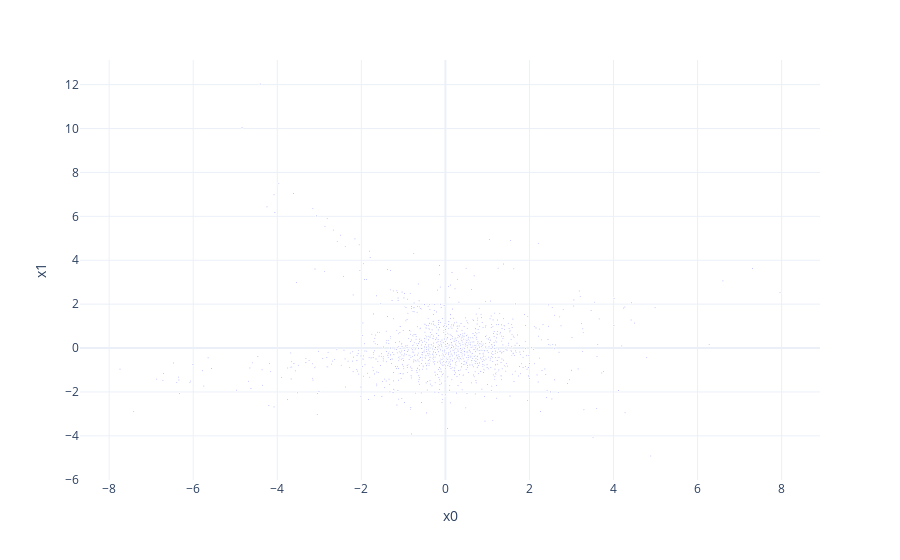

The cell this chart's notebook holds for it:
### Code cell
import plotly.express as px 
fig = px.scatter(embedding_df, 
                 x = "x0", 
                 y = "x1", 
                 size = list(np.ones(len(embedding_df))),
                 size_max = 2,
                 hover_name = "word")

fig.show()

### Figure 1 — Plotly figure (JSON) as saved in the notebook; plotly's stock layout.template omitted (floating-point values rounded to 4 significant figures; data arrays with more than 128 entries replaced by an {"elided": "..."} marker saying what was removed)
{"data": [{"hovertemplate": "<b>%{hovertext}</b><br><br>x0=%{x}<br>x1=%{y}<br>size=%{marker.size}<extra></extra>", "hovertext": {"elided": "1500 str values"}, "legendgroup": "", "marker": {"color": "#636efa", "size": {"elided": "1500 int values"}, "sizemode": "area", "sizeref": 0.25, "symbol": "circle"}, "mode": "markers", "name": "", "showlegend": false, "type": "scattergl", "x": {"elided": "1500 float values"}, "xaxis": "x", "y": {"elided": "1500 float values"}, "yaxis": "y"}], "layout": {"legend": {"itemsizing": "constant", "tracegroupgap": 0}, "margin": {"t": 60}, "xaxis": {"anchor": "y", "domain": [0, 1], "title": {"text": "x0"}}, "yaxis": {"anchor": "x", "domain": [0, 1], "title": {"text": "x1"}}}}
